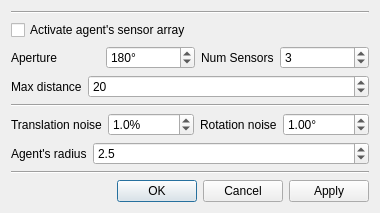
<?xml version="1.0" encoding="UTF-8"?>
<ui version="4.0">
 <class>Dialog</class>
 <widget class="QDialog" name="Dialog">
  <property name="geometry">
   <rect>
    <x>0</x>
    <y>0</y>
    <width>380</width>
    <height>185</height>
   </rect>
  </property>
  <property name="windowTitle">
   <string>Agent Properties</string>
  </property>
  <layout class="QGridLayout" name="gridLayout">
   <item row="3" column="0">
    <widget class="QDialogButtonBox" name="buttonBox">
     <property name="orientation">
      <enum>Qt::Horizontal</enum>
     </property>
     <property name="standardButtons">
      <set>QDialogButtonBox::Apply|QDialogButtonBox::Cancel|QDialogButtonBox::Ok</set>
     </property>
    </widget>
   </item>
   <item row="2" column="0">
    <layout class="QVBoxLayout" name="verticalLayout">
     <item>
      <widget class="Line" name="line_2">
       <property name="orientation">
        <enum>Qt::Horizontal</enum>
       </property>
      </widget>
     </item>
     <item>
      <widget class="QCheckBox" name="checkBox">
       <property name="text">
        <string>Activate agent's sensor array</string>
       </property>
      </widget>
     </item>
     <item>
      <layout class="QHBoxLayout" name="sensorsLayout">
       <item>
        <widget class="QLabel" name="apertureLabel">
         <property name="sizePolicy">
          <sizepolicy hsizetype="Maximum" vsizetype="Preferred">
           <horstretch>0</horstretch>
           <verstretch>0</verstretch>
          </sizepolicy>
         </property>
         <property name="maximumSize">
          <size>
           <width>91</width>
           <height>16777215</height>
          </size>
         </property>
         <property name="text">
          <string>Aperture</string>
         </property>
        </widget>
       </item>
       <item>
        <widget class="QSpinBox" name="apertureSpin">
         <property name="sizePolicy">
          <sizepolicy hsizetype="Preferred" vsizetype="Fixed">
           <horstretch>0</horstretch>
           <verstretch>0</verstretch>
          </sizepolicy>
         </property>
         <property name="suffix">
          <string>°</string>
         </property>
         <property name="maximum">
          <number>360</number>
         </property>
         <property name="singleStep">
          <number>15</number>
         </property>
         <property name="value">
          <number>180</number>
         </property>
        </widget>
       </item>
       <item>
        <widget class="QLabel" name="nsensorsLabel">
         <property name="sizePolicy">
          <sizepolicy hsizetype="Maximum" vsizetype="Preferred">
           <horstretch>0</horstretch>
           <verstretch>0</verstretch>
          </sizepolicy>
         </property>
         <property name="text">
          <string>Num Sensors</string>
         </property>
        </widget>
       </item>
       <item>
        <widget class="QSpinBox" name="spinBox">
         <property name="sizePolicy">
          <sizepolicy hsizetype="Preferred" vsizetype="Fixed">
           <horstretch>0</horstretch>
           <verstretch>0</verstretch>
          </sizepolicy>
         </property>
         <property name="maximum">
          <number>24</number>
         </property>
         <property name="value">
          <number>3</number>
         </property>
        </widget>
       </item>
      </layout>
     </item>
     <item>
      <layout class="QHBoxLayout" name="horizontalLayout">
       <item>
        <widget class="QLabel" name="label_2">
         <property name="sizePolicy">
          <sizepolicy hsizetype="Maximum" vsizetype="Preferred">
           <horstretch>0</horstretch>
           <verstretch>0</verstretch>
          </sizepolicy>
         </property>
         <property name="text">
          <string>Max distance</string>
         </property>
        </widget>
       </item>
       <item>
        <widget class="QDoubleSpinBox" name="doubleSpinBox">
         <property name="decimals">
          <number>0</number>
         </property>
         <property name="maximum">
          <double>5000.000000000000000</double>
         </property>
         <property name="value">
          <double>20.000000000000000</double>
         </property>
        </widget>
       </item>
      </layout>
     </item>
     <item>
      <widget class="Line" name="line">
       <property name="orientation">
        <enum>Qt::Horizontal</enum>
       </property>
      </widget>
     </item>
     <item>
      <layout class="QHBoxLayout" name="noiseLayout">
       <item>
        <widget class="QLabel" name="tnoiseLabel">
         <property name="sizePolicy">
          <sizepolicy hsizetype="Maximum" vsizetype="Preferred">
           <horstretch>0</horstretch>
           <verstretch>0</verstretch>
          </sizepolicy>
         </property>
         <property name="text">
          <string>Translation noise</string>
         </property>
        </widget>
       </item>
       <item>
        <widget class="QDoubleSpinBox" name="tnoiseSpin">
         <property name="suffix">
          <string>%</string>
         </property>
         <property name="decimals">
          <number>1</number>
         </property>
         <property name="maximum">
          <double>100.000000000000000</double>
         </property>
         <property name="singleStep">
          <double>0.100000000000000</double>
         </property>
         <property name="stepType">
          <enum>QAbstractSpinBox::AdaptiveDecimalStepType</enum>
         </property>
         <property name="value">
          <double>1.000000000000000</double>
         </property>
        </widget>
       </item>
       <item>
        <widget class="QLabel" name="rnoiseLabel">
         <property name="sizePolicy">
          <sizepolicy hsizetype="Maximum" vsizetype="Preferred">
           <horstretch>0</horstretch>
           <verstretch>0</verstretch>
          </sizepolicy>
         </property>
         <property name="text">
          <string>Rotation noise</string>
         </property>
        </widget>
       </item>
       <item>
        <widget class="QDoubleSpinBox" name="rnoiseSpin">
         <property name="suffix">
          <string>°</string>
         </property>
         <property name="maximum">
          <double>30.000000000000000</double>
         </property>
         <property name="singleStep">
          <double>0.100000000000000</double>
         </property>
         <property name="stepType">
          <enum>QAbstractSpinBox::AdaptiveDecimalStepType</enum>
         </property>
         <property name="value">
          <double>1.000000000000000</double>
         </property>
        </widget>
       </item>
      </layout>
     </item>
     <item>
      <layout class="QHBoxLayout" name="geometryLayout">
       <item>
        <widget class="QLabel" name="label">
         <property name="sizePolicy">
          <sizepolicy hsizetype="Maximum" vsizetype="Preferred">
           <horstretch>0</horstretch>
           <verstretch>0</verstretch>
          </sizepolicy>
         </property>
         <property name="text">
          <string>Agent's radius</string>
         </property>
        </widget>
       </item>
       <item>
        <widget class="QDoubleSpinBox" name="radiusSpin">
         <property name="decimals">
          <number>1</number>
         </property>
         <property name="minimum">
          <double>1.000000000000000</double>
         </property>
         <property name="maximum">
          <double>45.000000000000000</double>
         </property>
         <property name="singleStep">
          <double>0.500000000000000</double>
         </property>
         <property name="value">
          <double>2.500000000000000</double>
         </property>
        </widget>
       </item>
      </layout>
     </item>
     <item>
      <widget class="Line" name="line_3">
       <property name="orientation">
        <enum>Qt::Horizontal</enum>
       </property>
      </widget>
     </item>
    </layout>
   </item>
  </layout>
 </widget>
 <resources/>
 <connections>
  <connection>
   <sender>buttonBox</sender>
   <signal>accepted()</signal>
   <receiver>Dialog</receiver>
   <slot>accept()</slot>
   <hints>
    <hint type="sourcelabel">
     <x>248</x>
     <y>254</y>
    </hint>
    <hint type="destinationlabel">
     <x>157</x>
     <y>274</y>
    </hint>
   </hints>
  </connection>
  <connection>
   <sender>buttonBox</sender>
   <signal>rejected()</signal>
   <receiver>Dialog</receiver>
   <slot>reject()</slot>
   <hints>
    <hint type="sourcelabel">
     <x>316</x>
     <y>260</y>
    </hint>
    <hint type="destinationlabel">
     <x>286</x>
     <y>274</y>
    </hint>
   </hints>
  </connection>
 </connections>
</ui>
